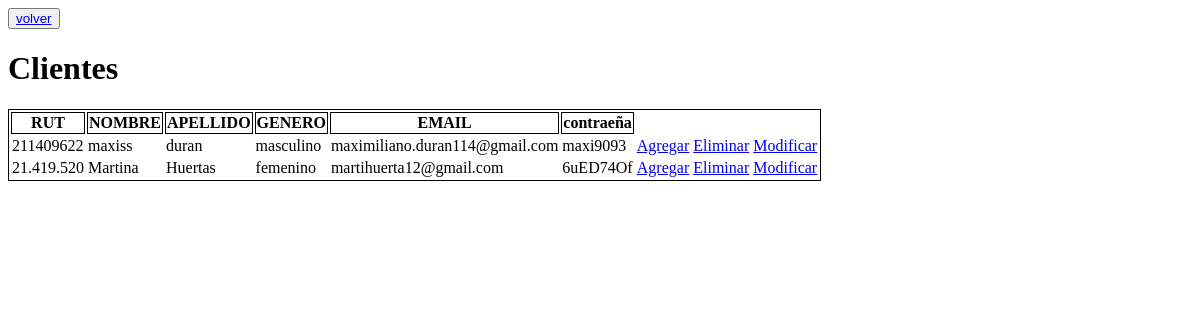
Before: /administrador/crud with the older database file.
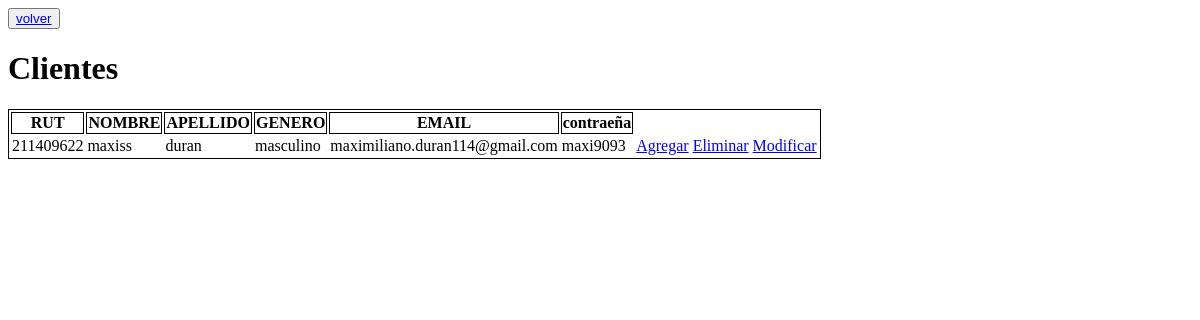
After: the same page with the newer database file.
### cliente/models.py (models this page shows, shortened)
class Cliente(models.Model):
    rut = models.CharField(primary_key=True, max_length=10)
    nombre = models.CharField(max_length=20)
    apellido_paterno = models.CharField(max_length=20)
    id_genero = models.ForeignKey('Genero',on_delete=models.CASCADE, db_column='idGenero')
    email = models.EmailField(unique=True, max_length=100, blank=True, null=True)
    contraseña=models.CharField(max_length=10, null=False)

class Genero(models.Model):
    idgenero = models.CharField(primary_key=True,max_length=10)
    genero = models.CharField(max_length=20, blank=False, null=False)
    def __str__(self):
        return str(self.genero)

### administrador/views.py (the view)
# urls.py: path('crud',views.crud, name='crud'),
def crud(request):
    clientes=Cliente.objects.all()
    context={'clientes':clientes}
    return render(request, 'administrador/crud.html', context)

### administrador/templates/administrador/crud.html (shortened to what this page needs)
<!DOCTYPE html>
<html lang="en">
<head>
</head>
<body>
  <button><a href="{% url 'admin' %}"> volver</a></button>
    <h1>Clientes</h1>
<table style="border: 1px solid black;">
    {% if clientes %}
    <th style="border: 1px solid black;">RUT</th>
    <th style="border: 1px solid black;">NOMBRE</th>
    <th style="border: 1px solid black;">APELLIDO</th>
    <th style="border: 1px solid black;">GENERO</th>
    <th style="border: 1px solid black;">EMAIL</th>
    <th style="border: 1px solid black;">contraeña</th>
    {% for cliente in clientes %}
  <tr>
    <td id="rut">{{cliente.rut}}</td>
    <td id="nombre">{{cliente.nombre}}
    <td id="apellido">{{cliente.apellido_paterno}}
    <td id="genero">{{cliente.id_genero}}
    <td id="email">{{cliente.email}}
      <td id="contraseña">{{cliente.contraseña}} </td>
      <td> <a href="{% url 'crearc' %}">Agregar</a></td>
    <td><a href="{% url 'clientes_del' pk=cliente.rut %}">Eliminar</a></td>
    <td> <a id="btn" href="{% url 'clientes_edit' pk=cliente.rut %}">Modificar</a></td>
  </tr>
    {% endfor %}
{% endif %}
</body>
</html>

Changed rows visible on the page:
removed Cliente: rut "21.419.520", nombre "Martina", apellido_paterno "Huertas", id_genero "femenino", email "martihuerta12@gmail.com", contraseña "6uED74Of"
